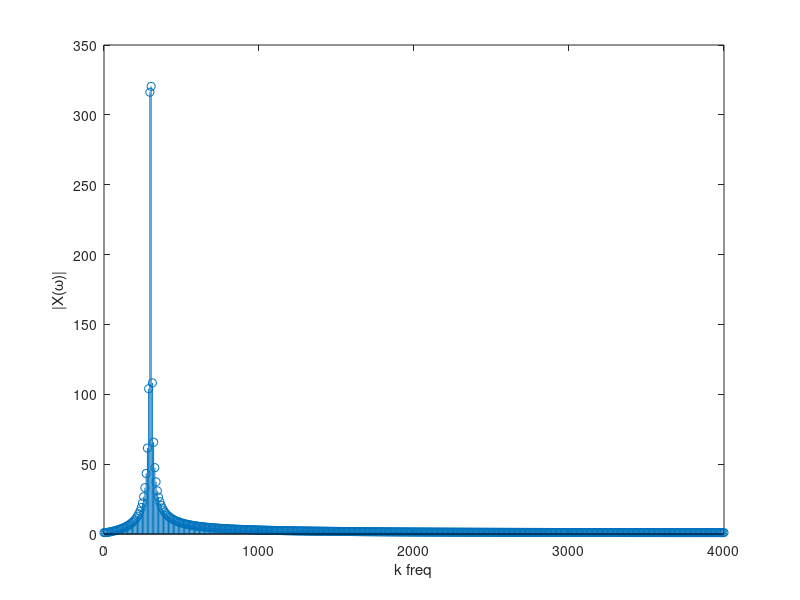

Reproduce this figure in MATLAB.
%DSP class 9-10-18

%% bigger example
N = 1*10^3; 
Fs = 8000; 
Ts = 1/Fs; 
delk = 1/(Ts*N); 
%f0 = 1*10^3; %freq of cosine in hertz
f0 = 300; %freq of cosine in hertz

t = 0:Ts:Ts*(N-1); 
k = 0:delk:delk*(N-1); 
x = cos(2*pi*f0*t); 
X = fft(x,N); 

%plot regular  
figure(1)
stem(k,abs(X))
xlabel('k freq')
ylabel('|X(\omega)|')
xlim([0, Fs/2])

% figure(2)
% k = 0:delk*2*pi:delk*(N-1)*2*pi; 
% stem(k,abs(X))
% xlabel('k radian freq')

% %plot it centered at zero
% figure(3)
% k = -pi:2*pi*delk:(pi-delk); 
% stem(k,fftshift(abs(X)))
% xlabel('k radian freq')
